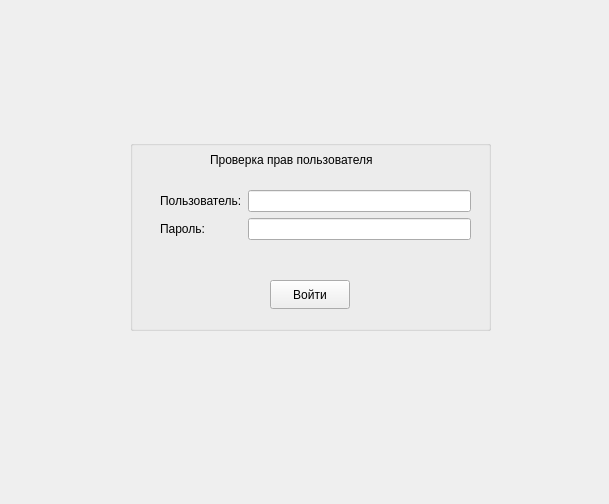
<?xml version="1.0" encoding="UTF-8"?>
<ui version="4.0">
 <class>Login</class>
 <widget class="QWidget" name="Login">
  <property name="geometry">
   <rect>
    <x>0</x>
    <y>0</y>
    <width>609</width>
    <height>504</height>
   </rect>
  </property>
  <property name="windowTitle">
   <string>Form</string>
  </property>
  <widget class="QGroupBox" name="loginBox">
   <property name="geometry">
    <rect>
     <x>130</x>
     <y>140</y>
     <width>361</width>
     <height>191</height>
    </rect>
   </property>
   <property name="title">
    <string/>
   </property>
   <property name="flat">
    <bool>false</bool>
   </property>
   <widget class="QPushButton" name="loginButton">
    <property name="geometry">
     <rect>
      <x>140</x>
      <y>140</y>
      <width>80</width>
      <height>29</height>
     </rect>
    </property>
    <property name="text">
     <string>Войти</string>
    </property>
   </widget>
   <widget class="QLabel" name="entryLabel">
    <property name="geometry">
     <rect>
      <x>80</x>
      <y>10</y>
      <width>221</width>
      <height>20</height>
     </rect>
    </property>
    <property name="text">
     <string>Проверка прав пользователя</string>
    </property>
   </widget>
   <widget class="QWidget" name="layoutWidget">
    <property name="geometry">
     <rect>
      <x>30</x>
      <y>50</y>
      <width>311</width>
      <height>65</height>
     </rect>
    </property>
    <layout class="QFormLayout" name="formLayout">
     <item row="0" column="0">
      <widget class="QLabel" name="loginLabel">
       <property name="text">
        <string>Пользователь:</string>
       </property>
      </widget>
     </item>
     <item row="0" column="1">
      <widget class="QLineEdit" name="loginLine">
       <property name="text">
        <string/>
       </property>
      </widget>
     </item>
     <item row="1" column="0">
      <widget class="QLabel" name="passwordLabel">
       <property name="text">
        <string>Пароль:</string>
       </property>
      </widget>
     </item>
     <item row="1" column="1">
      <widget class="QLineEdit" name="passwordLine">
       <property name="text">
        <string/>
       </property>
       <property name="echoMode">
        <enum>QLineEdit::Password</enum>
       </property>
      </widget>
     </item>
    </layout>
   </widget>
  </widget>
 </widget>
 <resources/>
 <connections/>
</ui>
